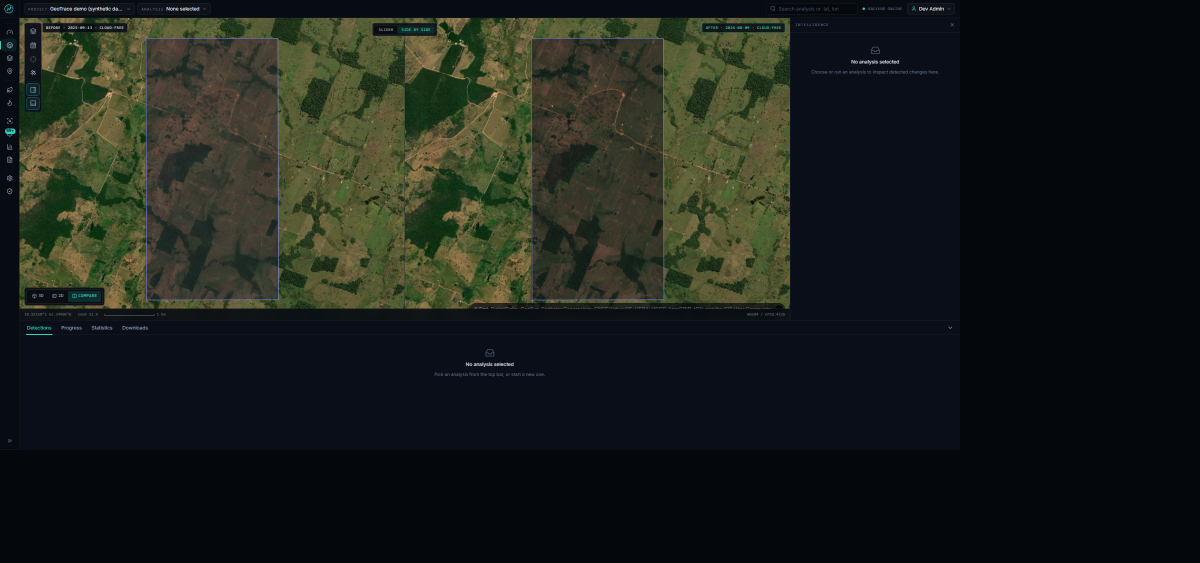
#> input picture cf.png, 2400 x 1125 px (shown at 1/2 size)
$ python -i registration.py   (imports and definitions only)
#> lines starting #> are read from the running program, lines starting #| are printed output that depends on the picture
"""Sub-pixel translation estimate between two co-gridded images (misregistration check)."""
from __future__ import annotations

from dataclasses import dataclass

import numpy as np
from scipy import ndimage


@dataclass
class ShiftEstimate:
    dx_px: float  # shift (in full-resolution pixels) that must be applied to ``b`` to match ``a`` (+x = right)
    dy_px: float  # (+y = down)
    peak: float  # normalised correlation peak in [0, 1]; low => estimate unreliable
    decimation: int

    @property
    def magnitude_px(self) -> float:
        return float(np.hypot(self.dx_px, self.dy_px))


def _edges(img: np.ndarray) -> np.ndarray:
    sm = ndimage.gaussian_filter(img.astype(np.float32), 1.0)
    gx = ndimage.sobel(sm, axis=1)
    gy = ndimage.sobel(sm, axis=0)
    return np.hypot(gx, gy)


# [41 lines left out: function estimate_shift, not called in this run]

>>> import cv2
>>> picture = cv2.imread('../../../cf.png', cv2.IMREAD_GRAYSCALE)
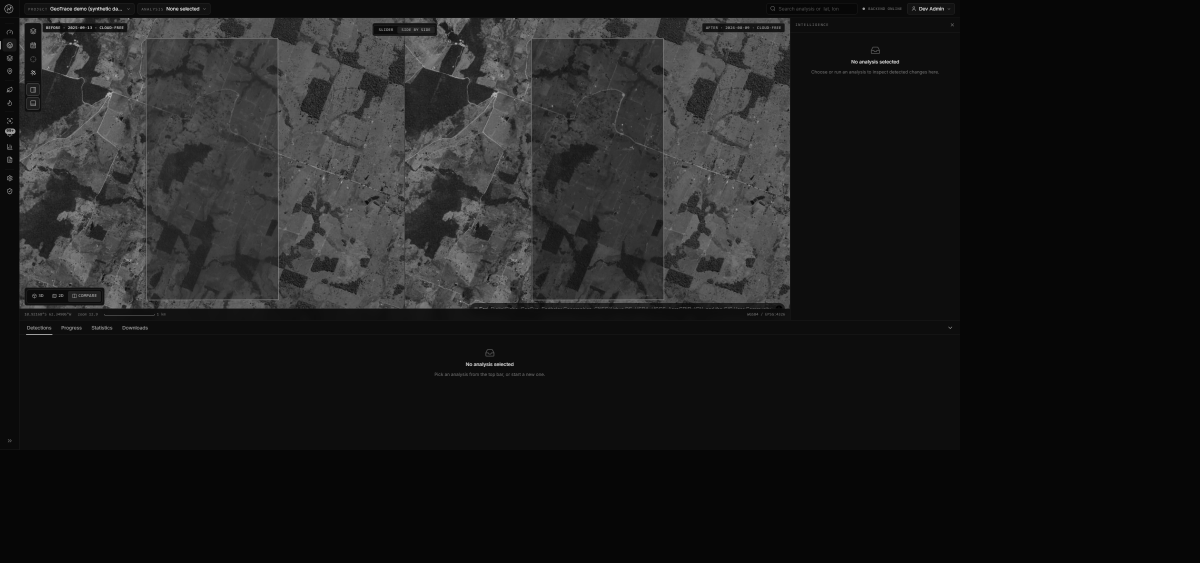
#> picture: shape (1125, 2400) (shown at 1/2 size); min 0, max 231, mean 28.9
>>> result = _edges(picture)
#> in _edges, `gx = ndimage.sobel(sm, axis=1)`:
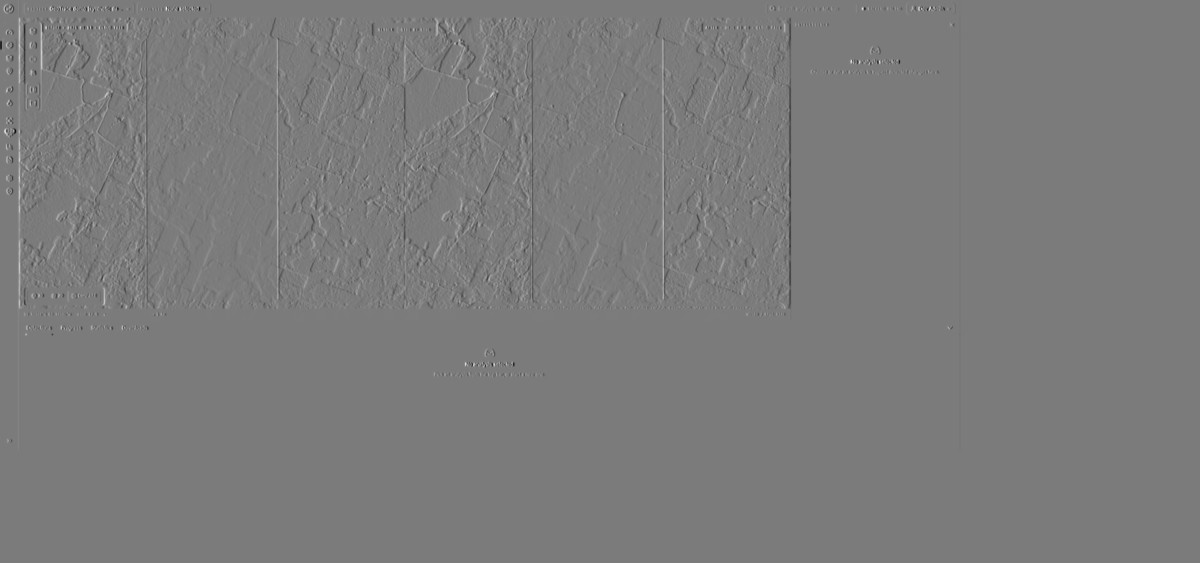
#> gx: shape (1125, 2400) float32 (shown at 1/2 size); min -379, max 400.4, mean 0; drawn with min black and max white
#> in _edges, `return np.hypot(gx, gy)`:
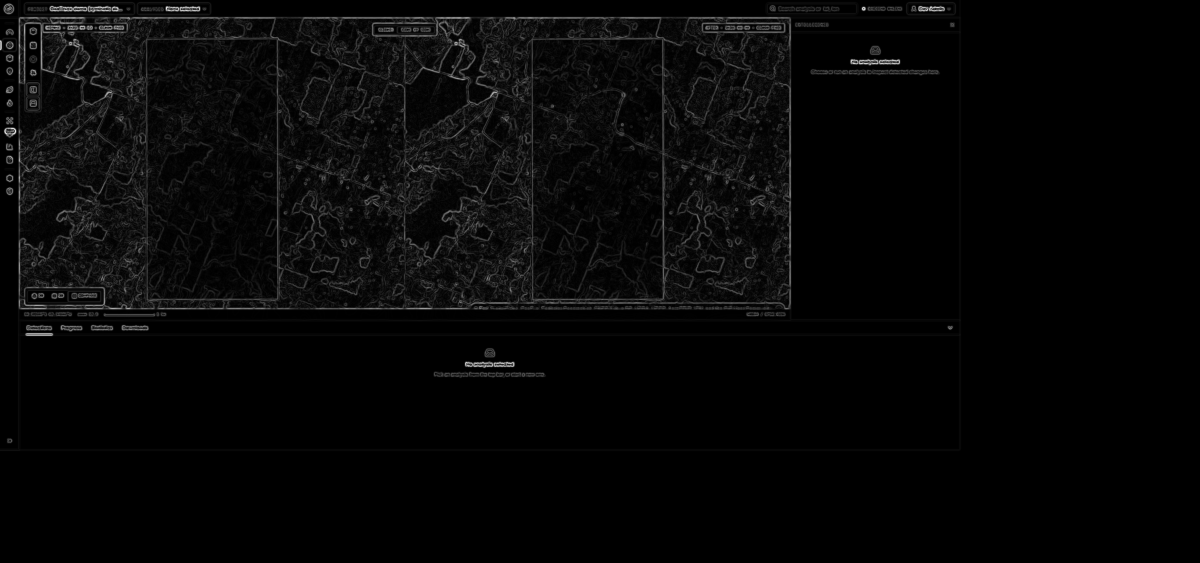
#> returned value: shape (1125, 2400) float32 (shown at 1/2 size); min 0, max 400.4, mean 10.9; drawn with min black and max white

$ run again, on wx2d.png
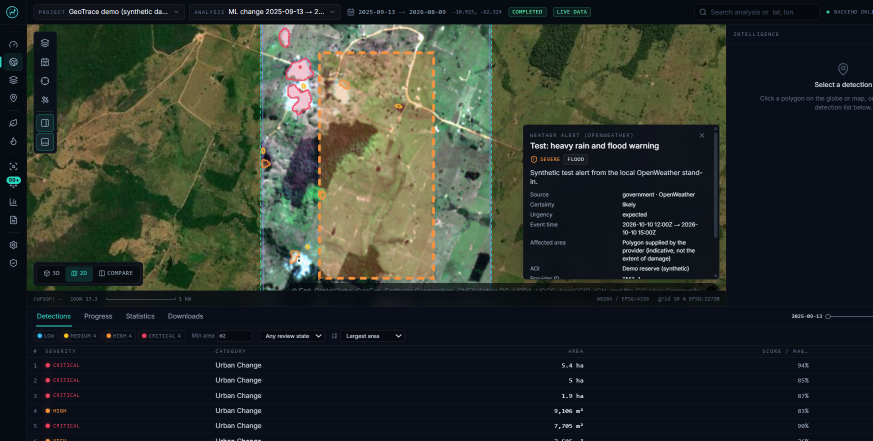
#> input picture wx2d.png, 1745 x 881 px (shown at 1/2 size)
#> in _edges, `gy = ndimage.sobel(sm, axis=0)`:
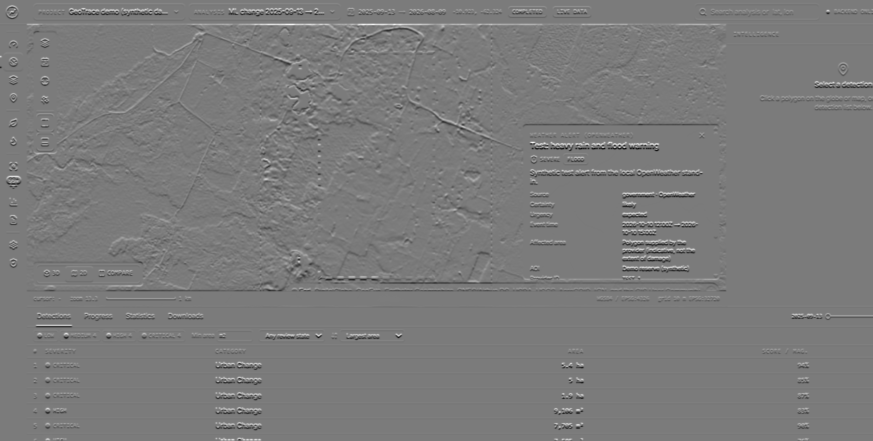
#> gy: shape (881, 1745) float32 (shown at 1/2 size); min -469.6, max 502.5, mean 0.1; drawn with min black and max white
#> in _edges, `return np.hypot(gx, gy)`:
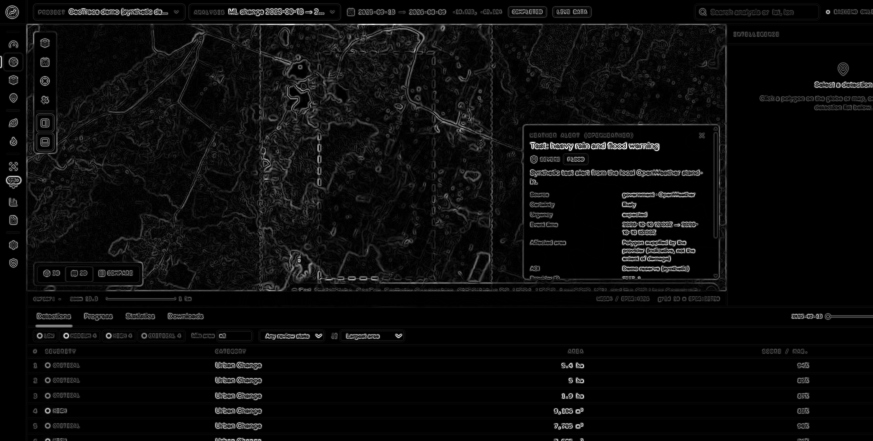
#> returned value: shape (881, 1745) float32 (shown at 1/2 size); min 0, max 534.1, mean 24; drawn with min black and max white

$ run again, on wx3d.png
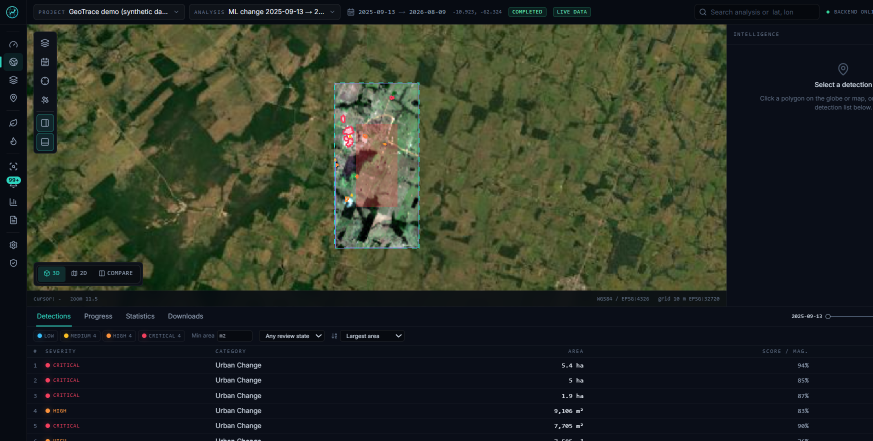
#> input picture wx3d.png, 1745 x 881 px (shown at 1/2 size)
#> in _edges, `gy = ndimage.sobel(sm, axis=0)`:
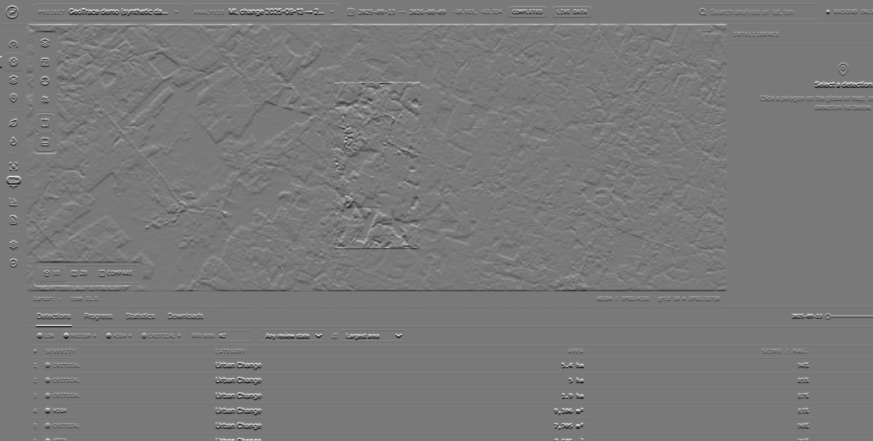
#> gy: shape (881, 1745) float32 (shown at 1/2 size); min -423.9, max 462.6, mean 0.1; drawn with min black and max white
#> in _edges, `return np.hypot(gx, gy)`:
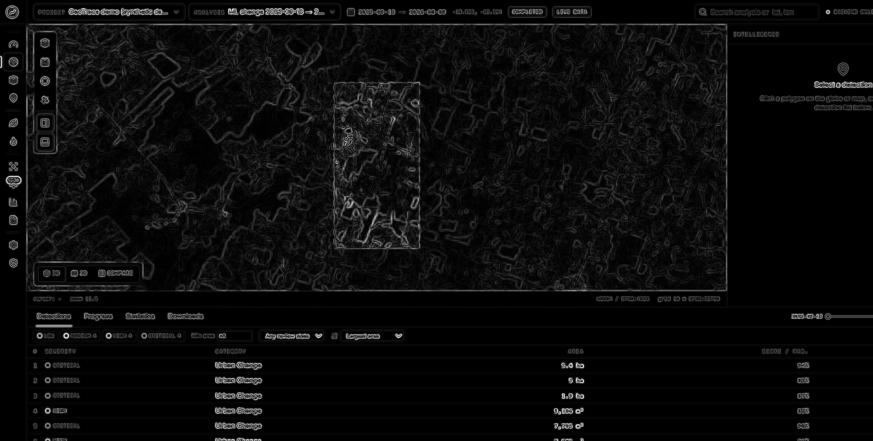
#> returned value: shape (881, 1745) float32 (shown at 1/2 size); min 0, max 471.1, mean 21.2; drawn with min black and max white
